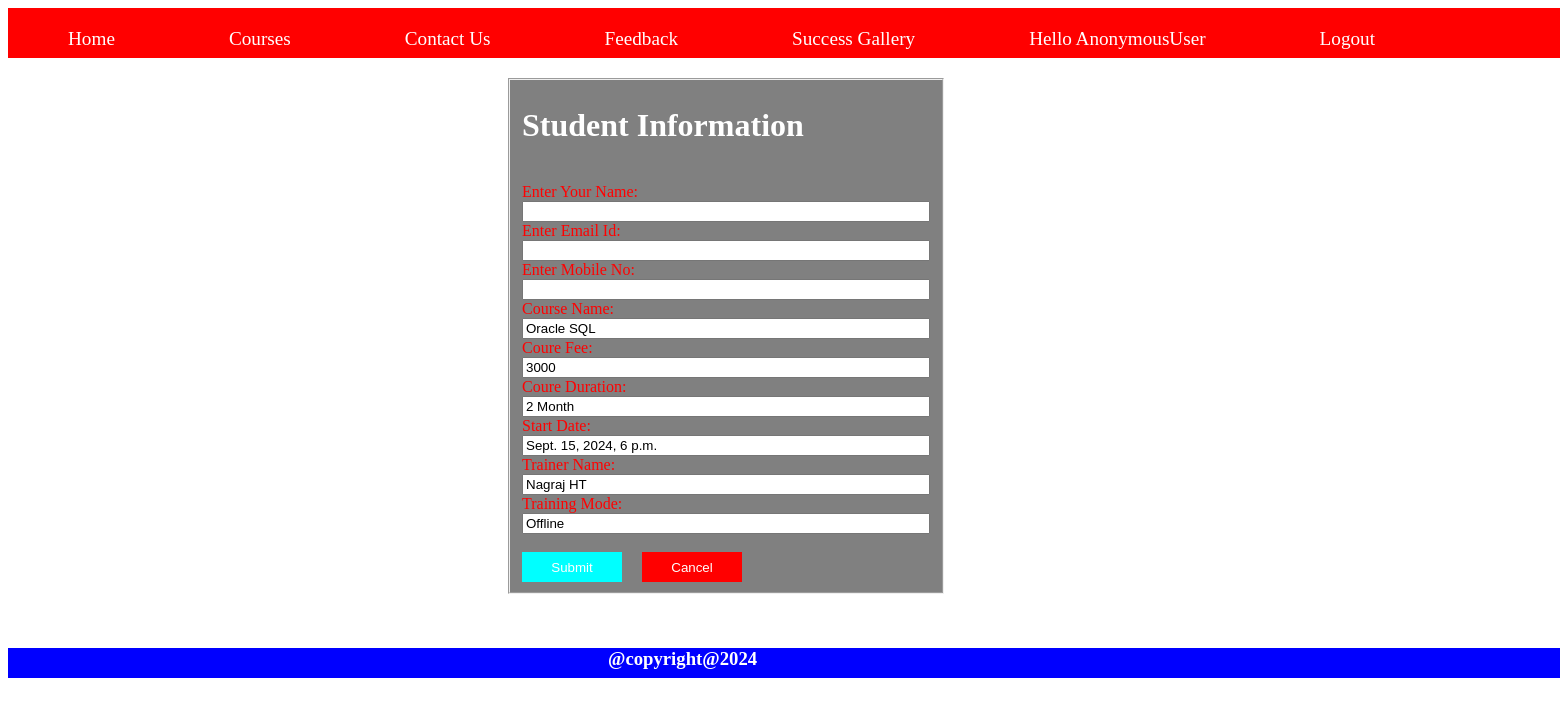
The page /enroll/4 on the database its author committed.
### Instituteapp/models.py (models this page shows)
class courses(models.Model):
    course_name=models.CharField(max_length=50)
    fee=models.IntegerField()
    duration=models.CharField(max_length=50)
    stardate=models.DateTimeField()
    trainer_name=models.CharField(max_length=50)
    trainer_exp=models.CharField(max_length=10)
    training_mode=models.CharField(max_length=15)

### Instituteapp/views.py (the view, shortened to what this page needs)
# urls.py: path('enroll/<id>',views.enroll,name='enroll'),
def enroll(request,id):
   data=courses.objects.get(id=id)
   if request.method=='GET':
      return render(request,'enroll.html',{'data':data})

### templates/enroll.html (shortened to what this page needs)
{%extends 'base.html'%}
    {%block a1%}
    <fieldset class="from">
    <h1>Student Information</h1>
    <form method="POST">
        <br> <label>Enter Your Name:</label><br><input type="text" name="fullname">
        <br><label>Enter Email Id:</label><br><input type="email" name="email">
        <br><label>Enter Mobile No:</label><br><input type="text" name="mob">
        <br><label>Course Name:</label><br><input type="text" name="course" value="{{data.course_name}}">
        <br><label>Coure Fee:</label><br> <input type="text"  name="fee" value="{{data.fee}}">
        <br><label>Coure Duration:</label><br> <input type="text"  name="duration" value="{{data.duration}}">
        <br><label>Start Date:</label><br> <input type="text"  name="startdate" value="{{data.stardate}}">
        <br><label>Trainer Name:</label><br> <input type="text"  name="trainername" value="{{data.trainer_name}}">
        <br><label>Training Mode:</label><br> <input type="text"  name="mode" value="{{data.training_mode}}"><br>
        <br>
        <button type="submit" class="b1">Submit</button> &nbsp; &nbsp;
        <button type="reset" class="b2">Cancel</button>
    </form>
    </fieldset>
    {%endblock%}

### templates/enroll.html (style rules this page uses)
.from { position: absolute; margin-top:-600px; background-color: gray; margin-left:500px; }
input { width:400px; }
.b1 { color:white; background-color: aqua; width:100px; height: 30px; border:none; }
.b2 { color:white; background-color: red; width:100px; height:30px; border:none; }
h1 { color:white; }
label { color:red; font-size: medium; }

### rows shown on the page
courses: course "Oracle SQL", fee "3000", duration "2 Month", startdate "Sept. 15, 2024, 6 p.m.", trainername "Nagraj HT", mode "Offline"

### other values the page prints
{{ request.user|capfirst }} "AnonymousUser"
